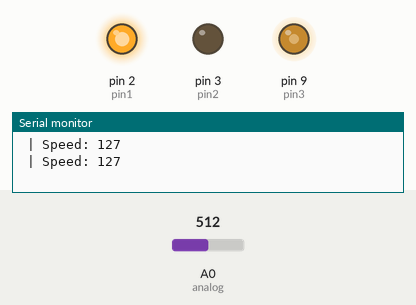
The sketch below on a simulated Arduino Uno, built with avr-gcc and run on an emulated ATmega328P. On the bench: output pins drawn as LEDs (lit = HIGH), the last lines printed to the serial monitor. Inputs (shaded band) come from the test bench; at power-on: A0 (analog) = 512.

Above: at 2.8 s.
2.9 s: A0 (analog) set to 716
At 5.2 s:
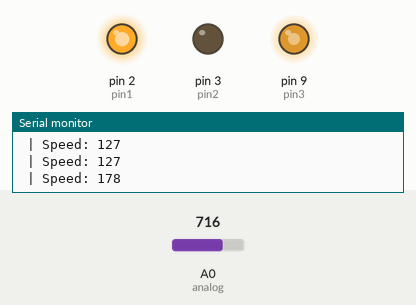
5.6 s: A0 (analog) set to 900
At 6.7 s:
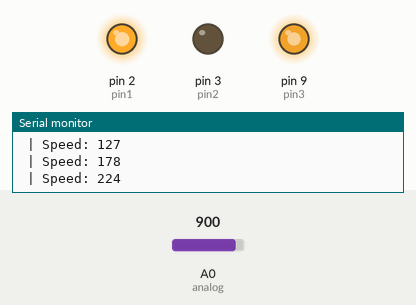
8.3 s: A0 (analog) set to 122
At 11.0 s:
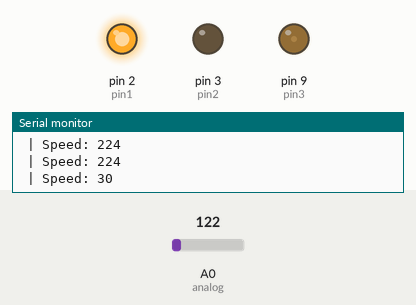
11.5 s: A0 (analog) set to 0
At 12.5 s:
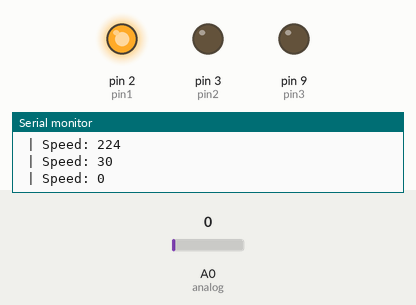
14.2 s: A0 (analog) set to 511
At 16.8 s:
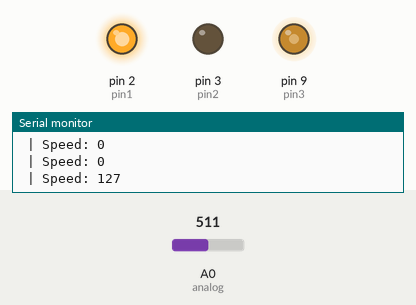
Timing chart, 0 to 18.3 s (numbered marks = the images above; inputs shaded):
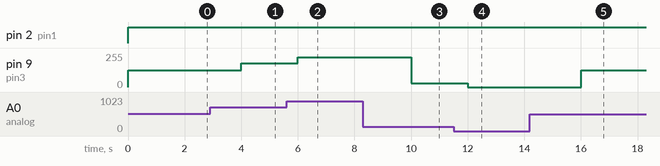

Measured:
- after the input at 2.9 s, pin 9 (pin3): 127/255 → 178/255 after 1.1 s
- after the input at 5.6 s, pin 9 (pin3): 178/255 → 224/255 after 0.40 s
- after the input at 8.3 s, pin 9 (pin3): 224/255 → 30/255 after 1.7 s
- after the input at 11.5 s, pin 9 (pin3): 30/255 → 0/255 after 0.50 s
- after the input at 14.2 s, pin 9 (pin3): 0/255 → 127/255 after 1.8 s

The sketch:

Project_code.ino
```cpp
int pin1 = 2,pin2 = 3,pin3 = 9;
int analog = A0;
void setup()
{
  pinMode(pin1,OUTPUT);
  pinMode(pin2,OUTPUT);
  pinMode(pin3,OUTPUT);
  Serial.begin(9600);
}

void loop()
{
  int value = analogRead(analog);
  int speed = map(value,0,1023,0,255);
  Serial.print(" | Speed: ");
  Serial.println(speed);

  digitalWrite(pin1,HIGH);
  digitalWrite(pin2,LOW);
  analogWrite(pin3,speed);
  delay(2000);
}
```
